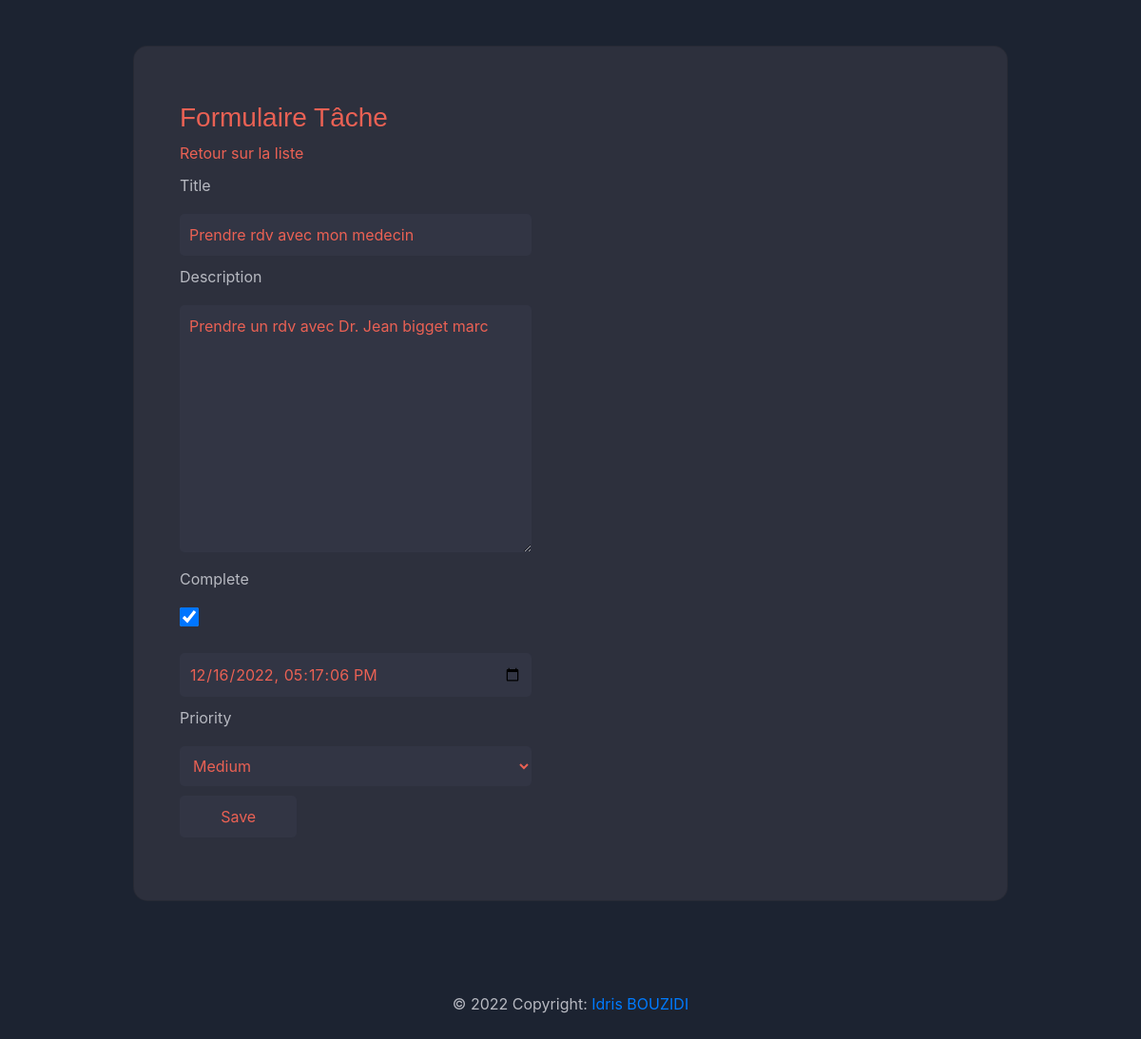
Page /task/update/3/ (signed in) on the committed database.
### app/models.py (models this page shows, shortened)
class Task(models.Model):
    class Priority(models.IntegerChoices):
        LOW = 1, "Low"
        MEDIUM = 2, "Medium"
        HIGH = 3, "High"
    user = models.ForeignKey(User,
                             on_delete=models.CASCADE, null=True, blank=True)
    title = models.CharField(max_length=40)
    description = models.TextField(null=True, blank=True)
    complete = models.BooleanField(default=False)
    create = models.DateTimeField(auto_now_add=True)
    due_date = models.DateTimeField(default=one_week_hence)
    priority = models.PositiveSmallIntegerField(choices=Priority.choices,
                                                db_index=True)
    class Meta:
        ordering = ['-due_date']

### app/views.py (the view, shortened to what this page needs)
# urls.py: path('task/update/<int:pk>/', TaskUpdate.as_view(), name='task_update'),
class TaskUpdate(LoginRequiredMixin, UpdateView):
    model = Task
    form_class = AddTask
    success_url = reverse_lazy('tasks')

### app/forms.py
class AddTask(forms.ModelForm):
    class Meta:
        model = Task
        fields = {'title', 'description', 'complete', 'due_date', 'priority'}
        widgets = {
            'due_date': forms.DateTimeInput(attrs={
                'type': 'datetime-local', 'min': timezone.now()}),
            'priority': forms.Select(attrs={'class': 'form-all'})
        }

### app/templates/app/task_form.html (shortened to what this page needs)
{% extends 'app/base.html' %}
{% block content %}
    <h3>Formulaire Tâche</h3>
    <a href="{% url 'tasks' %}">Retour sur la liste</a>
    <div class="form-all">
        <form method="post">
            <label for="">{{ form.title.label }}</label>
            {{ form.title }}
            <label for="">{{ form.description.label }}</label>
            {{ form.description }}
            <label for="">{{ form.complete.label }}</label>
            {{ form.complete }}
            <label for="">{{ form.title.due_date }}</label>
            {{ form.due_date }}
            <label for="">{{ form.priority.label }}</label>
            {{ form.priority }}
            <label for=""><input type="submit" value="Save"></label>
        </form>
    </div>
{% endblock content%}

### app/static/app/css/main.css (style rules this page uses)
:root { --content-bg-color: #1C2331; --bg-color-primary: #323544; --bg-color-secondary: #2d303d; --bg-color-black-opacity: rgba(0, 0, 0, 0.2); --text-color-white: #f0f0f0; --text-color-grey-dark: #4B515D; --text-color-grey: #b7b9c1; --text-color-orange: #ea6154; }
body { background-color: var(--content-bg-color); width: 100%; height: 100%; color: var(--text-color-grey); }
h1, h2, h3, h4, h5, h6 { font-family: 'Raleway', sans-serif;; color: var(--text-color-orange); padding-top: 10px; }
.card a, a:hover, a:focus, a:active { text-decoration: none; color: var(--text-color-orange); }
.form-all input[type=text], input[type=password], input[type=datetime-local], select, textarea { background-color: var(--bg-color-primary); border: solide 1px var(--bg-color-secondary); color: var(--text-color-orange); border-radius: 5px; padding: 10px; width: 45%; }
.form-all input[type=submit] { background-color: var(--bg-color-primary); border: solide 1px var(--bg-color-secondary); color: var(--text-color-orange); padding: 10px; width: 15%; border-radius: 5px; }
.form-all label { padding-top: 10px !important; padding-bottom: 10px; display: block; }
.form-all input[type=checkbox] { display: block; left: 9px; top: 5px; width: 20px; height: 20px; }

### rows in the picture
Task: title "Prendre rdv avec mon medecin", description "Prendre un rdv avec Dr. Jean bigget marc", complete "☑", due_date "12/16/2022 17:17:06", priority "Medium"
